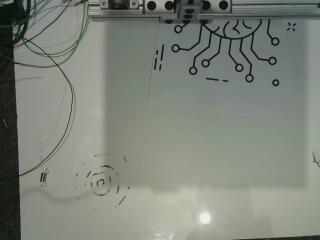
#> input picture left.jpeg, 320 x 240 px, found by its file name
$ jupyter execute --allow-errors proc.ipynb   (shell and % lines are left out)
#> lines starting #> are read from the running program, lines starting #| are printed output that depends on the picture; after the words box and inside, x2 and y2 are one past the last pixel; in counts of white or black regions, pixels touching at a corner belong together
### tracking.py
from __future__ import print_function
import cv2
import numpy as np
import matplotlib.pyplot as plt
# import scipy as sp

TEST_IMG = cv2.imread("/home/ubuntu/plotter/test.png")

class Tracker(object):
    def __init__(self, original_image):
        self._orignal_image = original_image
        self._gray_image = cv2.cvtColor(original_image, cv2.COLOR_BGR2GRAY)
        self._gray_image = cv2.GaussianBlur(self._gray_image, (5,5), 0)

    def detect_features(self, sub_image):
        sub_image_uint8 = np.uint8(sub_image)
        orb = cv2.ORB_create(
            patchSize=128,
            edgeThreshold=32,
            WTA_K=3
        )
        kp1, des1 = orb.detectAndCompute(sub_image_uint8, None)
        kp2, des2 = orb.detectAndCompute(self._gray_image, None)
        '''
        feat = cv2.FeatureDetector_create("ORB")
        desc = cv2.DescriptorExtractor_create("ORB")

        feat.setInt('patchSize', 128)
        feat.setInt('edgeThreshold', 64)
        feat.setInt('WTA_K', 3)

        desc.setInt('patchSize', 128)
        desc.setInt('edgeThreshold', 64)
        desc.setInt('WTA_K', 3)

        kp1 = feat.detect(sub_image_uint8)
        kp2 = feat.detect(self._gray_image)

        kp1, des1 = desc.compute(sub_image_uint8, kp1)
        kp2, des2 = desc.compute(self._gray_image, kp2)
        '''
        return (kp1, des1, kp2, des2)

    def match(self, des1, des2, k=2):
        bf = cv2.BFMatcher()
        matches = bf.knnMatch(des1, des2, 2)
        good = []
        for m,n in matches:
            if m.distance < 0.75*n.distance:
                good.append([m])
        return good

    def conv_to_pts(self, kp1, kp2, goodMatches):
        src_pts = np.float32([ kp1[m[0].queryIdx].pt for m in goodMatches ]).reshape(-1,1,2)
        dst_pts = np.float32([ kp2[m[0].trainIdx].pt for m in goodMatches ]).reshape(-1,1,2)
        return src_pts, dst_pts

    def getAffineTransform(self, src_pts, dst_pts):
        trans = cv2.estimateRigidTransform(src_pts, dst_pts, False)
        return trans

    # [4 lines left out: function applyAffineTransform, not called in this run]

    def transform(self, image):
        kp1, des1, kp2, des2 = self.detect_features(image)
        goodMatches = self.match(des1, des2)
        src, dst = self.conv_to_pts(kp1, kp2, goodMatches)
        affineTransform = self.getAffineTransform(src, dst)
        x = -affineTransform[0][2]
        y = -affineTransform[1][2]
        theta = np.arccos(affineTransform[0,0])
        if np.isnan(theta):
            theta = 0
        return x, y, theta

    # [6 lines left out: function xyt_to_affine, not called in this run]

# [19 lines that do not run on import are left out]

### proc.ipynb
[cell 1]
import cv2
import numpy as np
from matplotlib import pyplot as plt
import pickle

[cell 2]
M = np.array([[  6.65711273e-02,   5.47559773e+00,  -1.89238360e+02],
       [ -5.39128636e+00,   1.01174157e-01,   1.79414588e+03],
       [  6.35660769e-05,   8.09843393e-05,   1.00000000e+00]])

[cell 3]
fname = '/home/shankha/MuralPlot/left.jpeg'
img = cv2.imread(fname)
#> img is the input picture: shape (240, 320, 3); mean B, G, R 122, 131.7, 126.5
im_out = cv2.warpPerspective(img, M, (1000,1000))
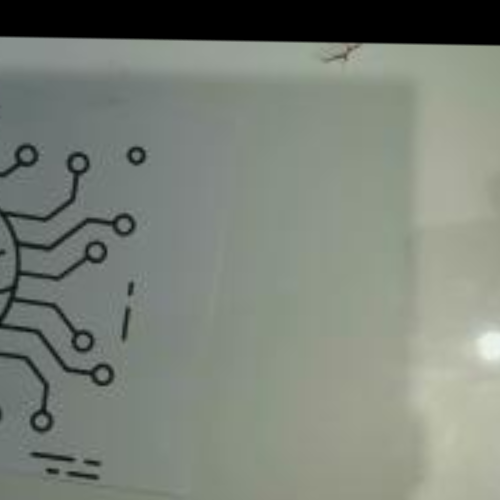
#> im_out: shape (1000, 1000, 3) (shown at 1/2 size); mean B, G, R 120.7, 130.1, 123.8
gray = cv2.cvtColor(im_out, cv2.COLOR_BGR2GRAY)
gray = gray[200:,:500]
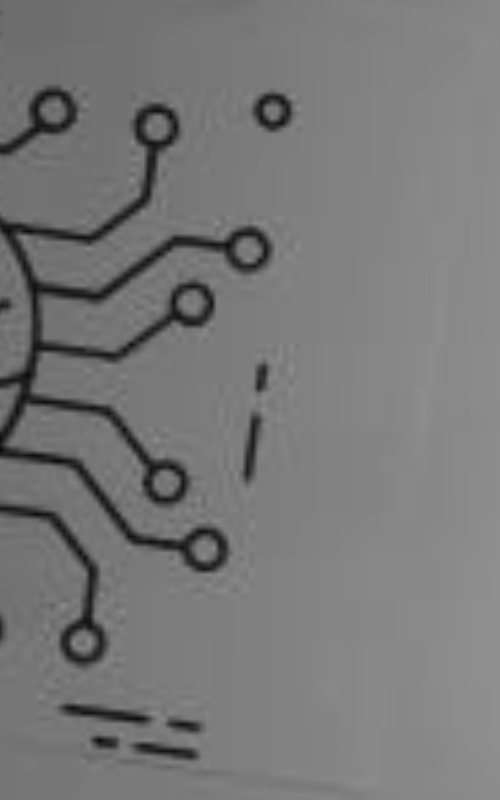
#> gray: shape (800, 500); min 7, max 143, mean 120.1

[cell 4]
plt.imshow(gray, cmap='gray')

[cell 5]
thr = cv2.adaptiveThreshold(gray,255,cv2.ADAPTIVE_THRESH_GAUSSIAN_C,cv2.THRESH_BINARY,105, 10)
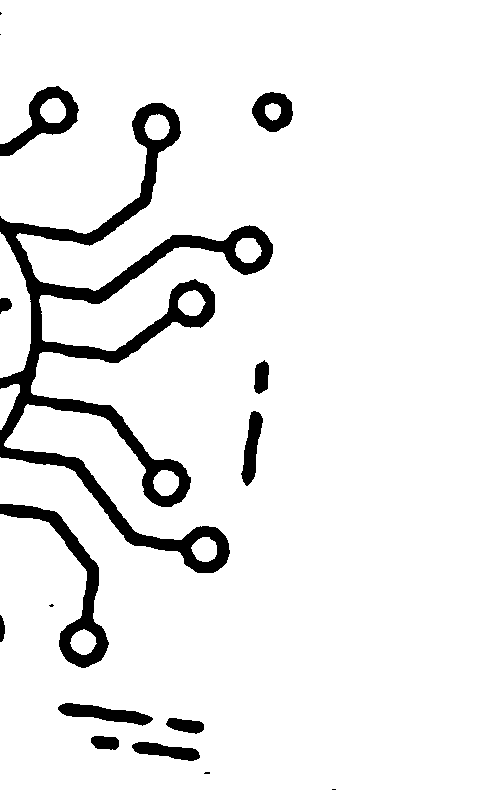
#> thr: shape (800, 500); 92.4% white; 17 black regions (5 under 20 px), largest, box (x1, y1, x2, y2) and area: (0, 103, 273, 573) 19944, (0, 504, 109, 668) 3357, (0, 86, 79, 156) 1836
blur = cv2.blur(thr,(5,5))
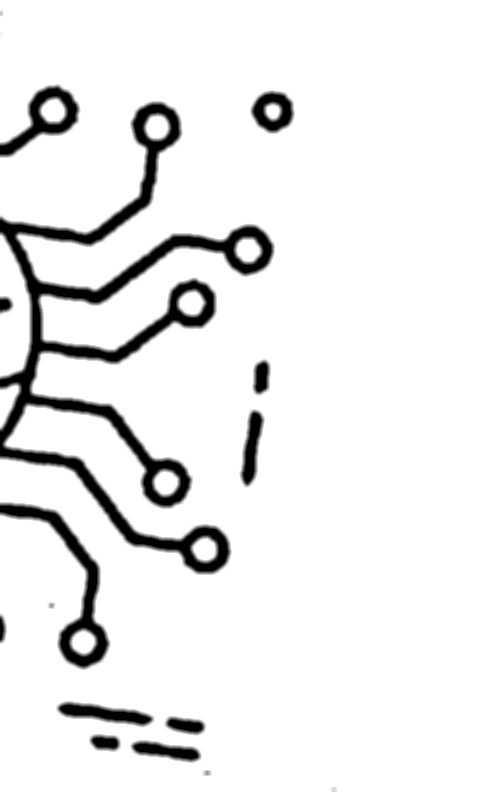
#> blur: shape (800, 500); min 0, max 255, mean 235.7
#> (the rest of this cell did not finish here and is left out)

[cell 6]
from tracking import Tracker

[cell 7]
T = Tracker(cv2.imread('svg/brain.png'))
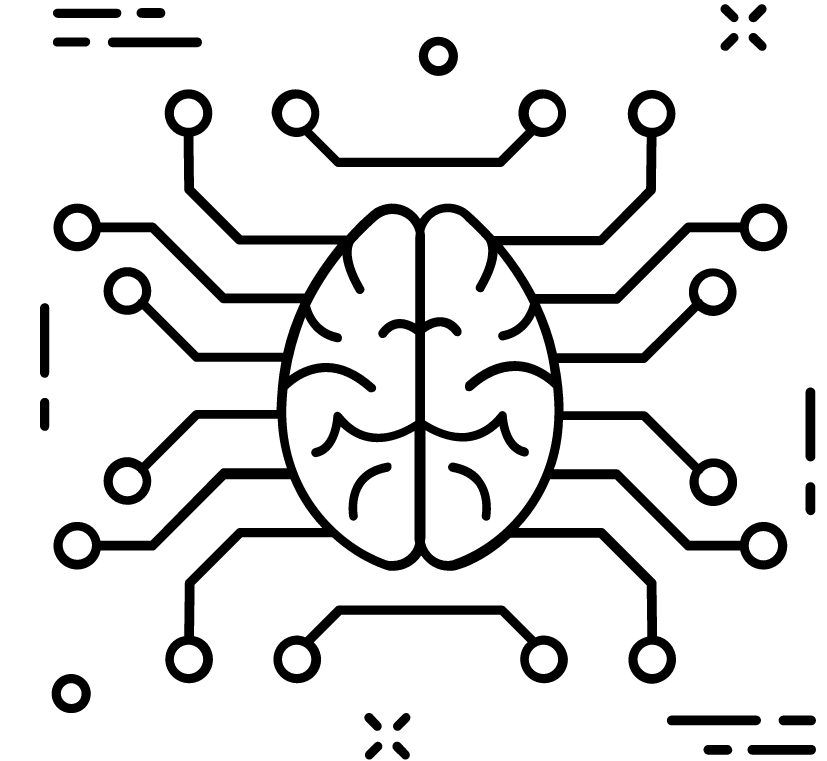
#> input picture svg/brain.png, 827 x 761 px
#> in __init__, self._orignal_image is the input picture: shape (761, 827, 3); min 0, max 255, mean 224.5

#> (a cell that did not finish here is left out)

#> in detect_features, `kp1, des1 = orb.detectAndCompute(sub_image_uint8, None)`: kp1 = 502 keypoints; strongest (x, y, size): (272, 113, 382.2), (154, 115, 458.6), (176, 480, 458.6), (154, 136, 458.6)
#> in detect_features, `kp2, des2 = orb.detectAndCompute(self._gray_image, None)`: kp2 = 500 keypoints; strongest (x, y, size): (532, 322, 382.2), (140, 311, 382.2), (419, 559, 458.6), (552, 115, 458.6)
#> in match, `matches = bf.knnMatch(des1, des2, 2)`: matches = 502 matches
#> after the loop in match, `for m,n in matches:`: good = 29 matches
#> in conv_to_pts, `src_pts = np.float32([ kp1[m[0].queryIdx].pt for m in goodMatches ]).r..`: src_pts = 29 rows, first 8: [188, 475], [76, 103], [77, 105], [130, 354], [177, 551], [252, 262], [162, 103], [117.6, 746.4]
#> in conv_to_pts, `dst_pts = np.float32([ kp2[m[0].trainIdx].pt for m in goodMatches ]).r..`: dst_pts = 29 rows, first 8: [525, 642], [313, 130], [313, 130], [656.6, 632.2], [739, 552], [426, 319], [365, 716], [668.4, 718.8]
#> in transform, `src, dst = self.conv_to_pts(kp1, kp2, goodMatches)`: src has the same summary as src_pts in conv_to_pts; dst has the same summary as dst_pts in conv_to_pts
